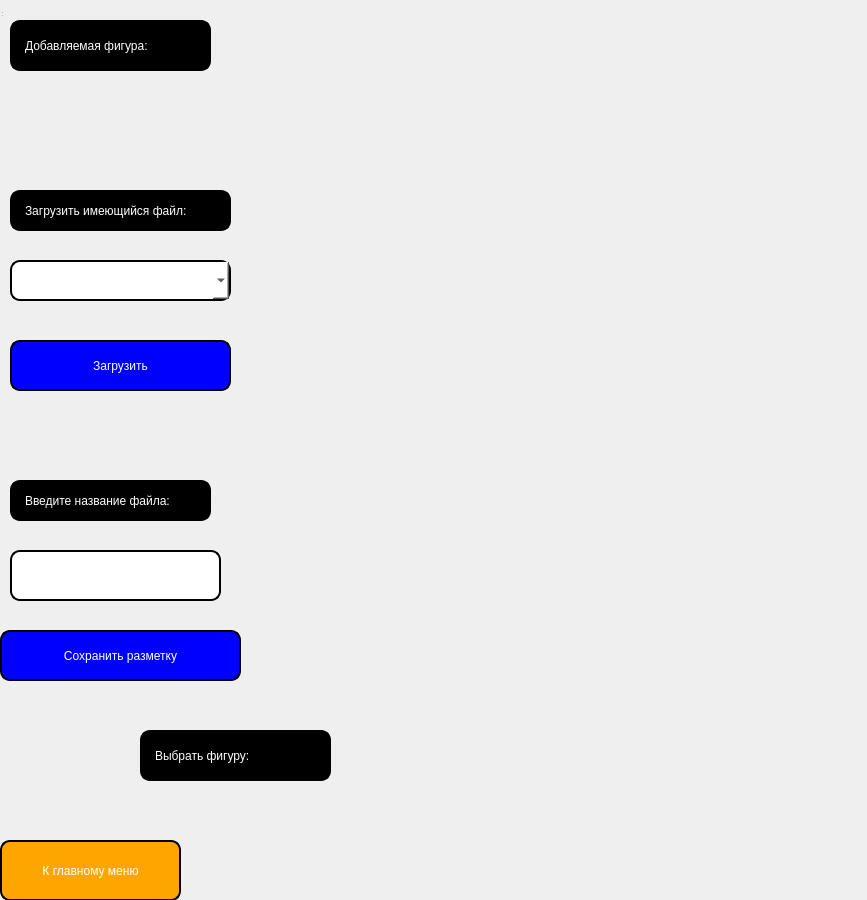
<?xml version="1.0" encoding="UTF-8"?>
<ui version="4.0">
 <class>MainWindow</class>
 <widget class="QWidget" name="MainWindow">
  <property name="geometry">
   <rect>
    <x>0</x>
    <y>0</y>
    <width>867</width>
    <height>900</height>
   </rect>
  </property>
  <property name="windowTitle">
   <string>Конструктор поля</string>
  </property>
  <widget class="QWidget" name="centralwidget" native="true">
   <property name="geometry">
    <rect>
     <x>0</x>
     <y>0</y>
     <width>871</width>
     <height>951</height>
    </rect>
   </property>
   <widget class="QPushButton" name="save_button">
    <property name="geometry">
     <rect>
      <x>0</x>
      <y>630</y>
      <width>241</width>
      <height>51</height>
     </rect>
    </property>
    <property name="styleSheet">
     <string notr="true">background-color: blue;
color: white;
border-style: outset;
border-width: 2px;
border-radius: 10px;
border-color: black;
padding: 10px;
font: bold 16pt &quot;Times New Roman&quot;;</string>
    </property>
    <property name="text">
     <string>Сохранить разметку</string>
    </property>
   </widget>
   <widget class="QLabel" name="label">
    <property name="geometry">
     <rect>
      <x>10</x>
      <y>20</y>
      <width>201</width>
      <height>51</height>
     </rect>
    </property>
    <property name="styleSheet">
     <string notr="true">background-color: black;
color: white;
border-style: outset;
border-width: 2px;
border-radius: 10px;
border-color: black;
padding: 10px;
font: italic 14pt &quot;Times New Roman&quot;;</string>
    </property>
    <property name="text">
     <string>Добавляемая фигура:</string>
    </property>
   </widget>
   <widget class="QLabel" name="label_2">
    <property name="geometry">
     <rect>
      <x>140</x>
      <y>730</y>
      <width>191</width>
      <height>51</height>
     </rect>
    </property>
    <property name="styleSheet">
     <string notr="true">background-color: black;
color: white;
border-style: outset;
border-width: 2px;
border-radius: 10px;
border-color: black;
padding: 10px;
font: italic 16pt &quot;Times New Roman&quot;;</string>
    </property>
    <property name="text">
     <string>Выбрать фигуру:</string>
    </property>
   </widget>
   <widget class="QLabel" name="l_piece_selection">
    <property name="geometry">
     <rect>
      <x>70</x>
      <y>90</y>
      <width>64</width>
      <height>64</height>
     </rect>
    </property>
    <property name="text">
     <string/>
    </property>
   </widget>
   <widget class="QLabel" name="label_3">
    <property name="geometry">
     <rect>
      <x>10</x>
      <y>480</y>
      <width>201</width>
      <height>41</height>
     </rect>
    </property>
    <property name="styleSheet">
     <string notr="true">background-color: black;
color: white;
border-style: outset;
border-width: 2px;
border-radius: 10px;
border-color: black;
padding: 10px;
font: italic 12pt &quot;Times New Roman&quot;;</string>
    </property>
    <property name="text">
     <string>Введите название файла:</string>
    </property>
   </widget>
   <widget class="QLineEdit" name="file_edit">
    <property name="geometry">
     <rect>
      <x>10</x>
      <y>550</y>
      <width>211</width>
      <height>51</height>
     </rect>
    </property>
    <property name="styleSheet">
     <string notr="true">background-color: white;
color: black;
border-style: outset;
border-width: 2px;
border-radius: 10px;
border-color: black;
padding: 10px;
font: bold 12pt &quot;Times New Roman&quot;;</string>
    </property>
   </widget>
   <widget class="QLabel" name="save_label">
    <property name="geometry">
     <rect>
      <x>10</x>
      <y>710</y>
      <width>231</width>
      <height>21</height>
     </rect>
    </property>
    <property name="text">
     <string/>
    </property>
   </widget>
   <widget class="QLabel" name="label_4">
    <property name="geometry">
     <rect>
      <x>10</x>
      <y>190</y>
      <width>221</width>
      <height>41</height>
     </rect>
    </property>
    <property name="styleSheet">
     <string notr="true">background-color: black;
color: white;
border-style: outset;
border-width: 2px;
border-radius: 10px;
border-color: black;
padding: 10px;
font: italic 12pt &quot;Times New Roman&quot;;</string>
    </property>
    <property name="text">
     <string>Загрузить имеющийся файл:</string>
    </property>
   </widget>
   <widget class="QComboBox" name="existing_files">
    <property name="geometry">
     <rect>
      <x>10</x>
      <y>260</y>
      <width>221</width>
      <height>41</height>
     </rect>
    </property>
    <property name="styleSheet">
     <string notr="true">background-color: white;
color: black;
border-style: outset;
border-width: 2px;
border-radius: 10px;
border-color: black;
padding: 10px;
font: bold 12pt &quot;Times New Roman&quot;;</string>
    </property>
   </widget>
   <widget class="QPushButton" name="load_button">
    <property name="geometry">
     <rect>
      <x>10</x>
      <y>340</y>
      <width>221</width>
      <height>51</height>
     </rect>
    </property>
    <property name="styleSheet">
     <string notr="true">background-color: blue;
color: white;
border-style: outset;
border-width: 2px;
border-radius: 10px;
border-color: black;
padding: 10px;
font: bold 16pt &quot;Times New Roman&quot;;</string>
    </property>
    <property name="text">
     <string>Загрузить</string>
    </property>
   </widget>
   <widget class="QPushButton" name="back_to_menu_btn">
    <property name="geometry">
     <rect>
      <x>0</x>
      <y>840</y>
      <width>181</width>
      <height>61</height>
     </rect>
    </property>
    <property name="styleSheet">
     <string notr="true">background-color: orange;
color: white;
border-style: outset;
border-width: 2px;
border-radius: 10px;
border-color: black;
padding: 10px;
font: bold 14pt &quot;Times New Roman&quot;;</string>
    </property>
    <property name="text">
     <string>К главному меню</string>
    </property>
   </widget>
  </widget>
  <widget class="QStatusBar" name="statusbar">
   <property name="geometry">
    <rect>
     <x>0</x>
     <y>0</y>
     <width>3</width>
     <height>18</height>
    </rect>
   </property>
  </widget>
 </widget>
 <resources/>
 <connections/>
</ui>
